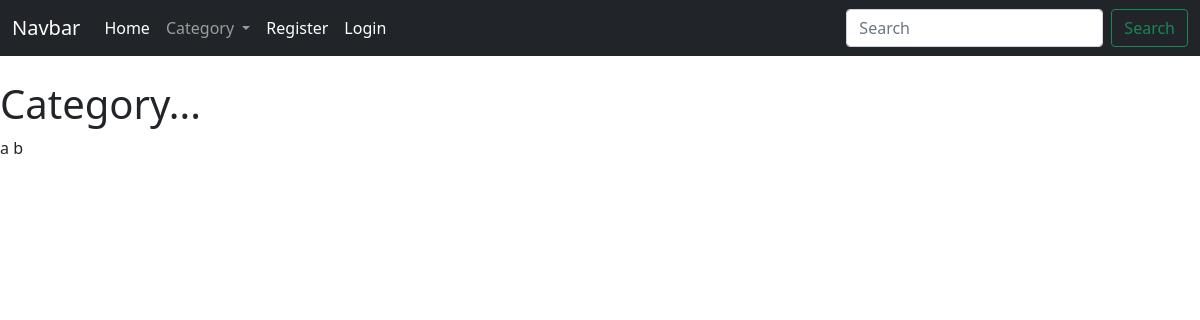
The page /category/a b/ on the database as committed earlier.
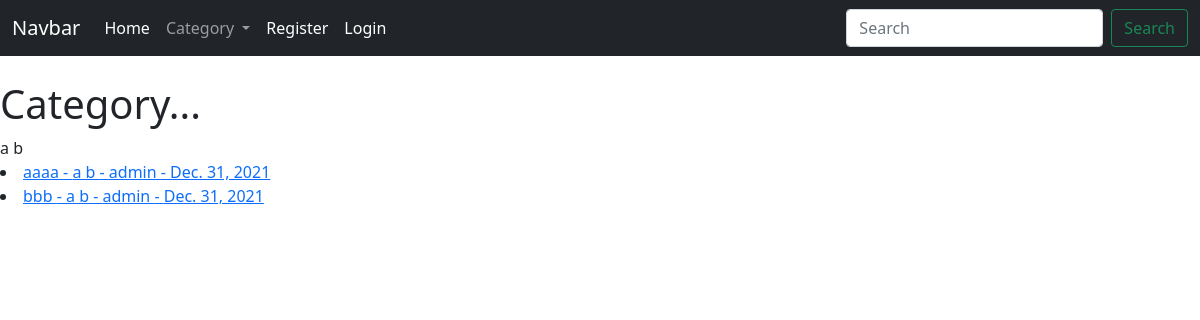
The same page on the database as committed later.
### theblog/models.py (models this page shows, shortened)
class Post(models.Model):
    title = models.CharField(max_length=255)
    title_tag = models.CharField(max_length=255, default="My Freakin' Awesome Blog!")
    author = models.ForeignKey(User, on_delete=models.CASCADE)
    body = models.TextField()
    post_date = models.DateField(auto_now_add=True)
    category = models.CharField(max_length=255, default='coding')
    likes = models.ManyToManyField(User, related_name='blog_posts')

### theblog/views.py (the view)
# urls.py: path('category/<str:cats>/', CategoryView, name='category'),
def CategoryView(request, cats):
    category_posts = Post.objects.filter(category=cats)
    cat_menu = Category.objects.all()
    return render(request, 'categories.html', {'cats':cats, 'category_posts':category_posts, 'cat_menu':cat_menu})

### theblog/models.py (called while the page is built)
    def __str__(self):
        return self.name

### theblog/templates/categories.html (shortened to what this page needs)
{% extends 'base.html' %}
{% block content %}
<h1>Category...</h1>
{{ cats }}
{% for post in category_posts %}
    <li><a href="{% url 'article-detail' post.pk %}">
    {{ post.title }} - {{ post.category }} - {{ post.author }} - {{ post.post_date }}
{% endfor %}
{% endblock %}

Rows that differ between the two databases and show on the page:
added Post: title "aaaa", category "a b", author "admin", post_date "Dec. 31, 2021"
added Post: title "bbb", category "a b", author "admin", post_date "Dec. 31, 2021"
